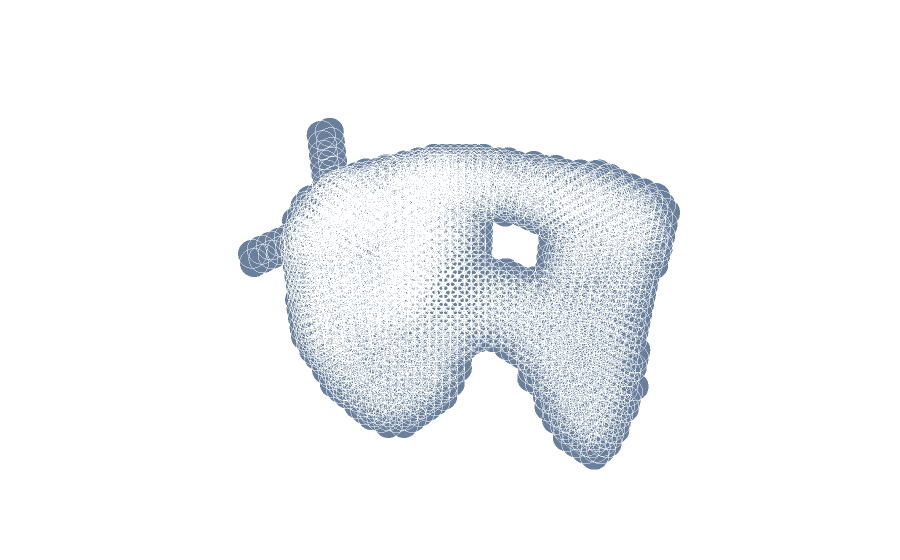
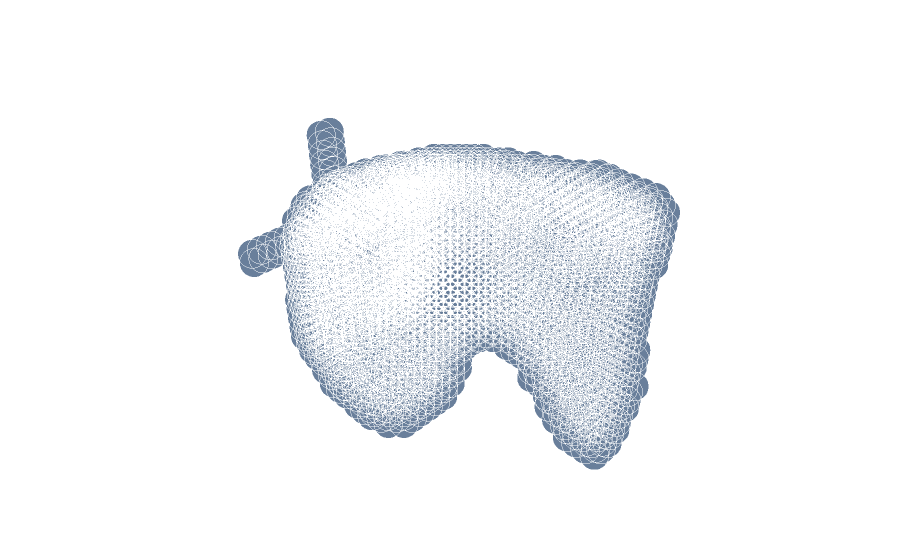

The notebook cell these images were saved under, in order:
### Code cell
# random object
d = dataset['data'][np.random.choice(len(dataset['data']))]
fractured = get_fractured(d)

print('Fractured:')
plot_vol(fractured)
print('Source:')
plot_vol(d)

### Figure 1 — Plotly figure (JSON) as saved in the notebook; plotly's stock layout.template omitted (floating-point values rounded to 4 significant figures; data arrays with more than 128 entries replaced by an {"elided": "..."} marker saying what was removed)
{"data": [{"marker": {"color": "rgb(105, 127, 155)", "line": {"color": "rgba(217, 217, 217, 0.14)", "width": 0.5}, "opacity": 1, "size": 10}, "mode": "markers", "type": "scatter3d", "x": {"elided": "3044 int values"}, "y": {"elided": "3044 int values"}, "z": {"elided": "3044 int values"}}], "layout": {"margin": {"b": 0, "l": 0, "r": 0, "t": 0}, "scene": {"xaxis": {"visible": false}, "yaxis": {"visible": false}, "zaxis": {"visible": false}}}}

### Figure 2 — Plotly figure (JSON) as saved in the notebook; plotly's stock layout.template omitted (floating-point values rounded to 4 significant figures; data arrays with more than 128 entries replaced by an {"elided": "..."} marker saying what was removed)
{"data": [{"marker": {"color": "rgb(105, 127, 155)", "line": {"color": "rgba(217, 217, 217, 0.14)", "width": 0.5}, "opacity": 1, "size": 10}, "mode": "markers", "type": "scatter3d", "x": {"elided": "3316 int values"}, "y": {"elided": "3316 int values"}, "z": {"elided": "3316 int values"}}], "layout": {"margin": {"b": 0, "l": 0, "r": 0, "t": 0}, "scene": {"xaxis": {"visible": false}, "yaxis": {"visible": false}, "zaxis": {"visible": false}}}}
